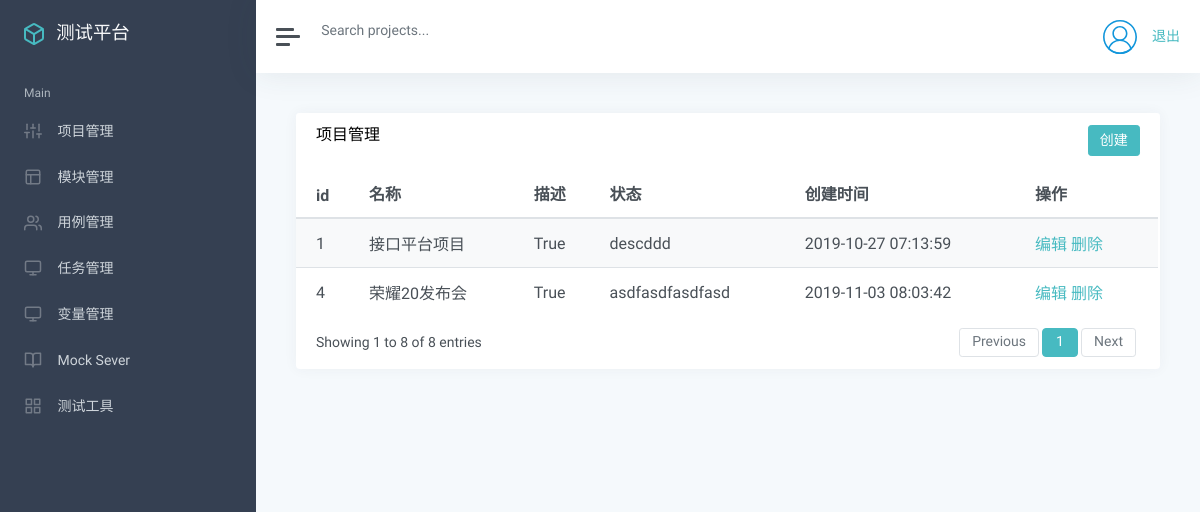
/manage/ (signed in), run on an earlier commit of the app's database.
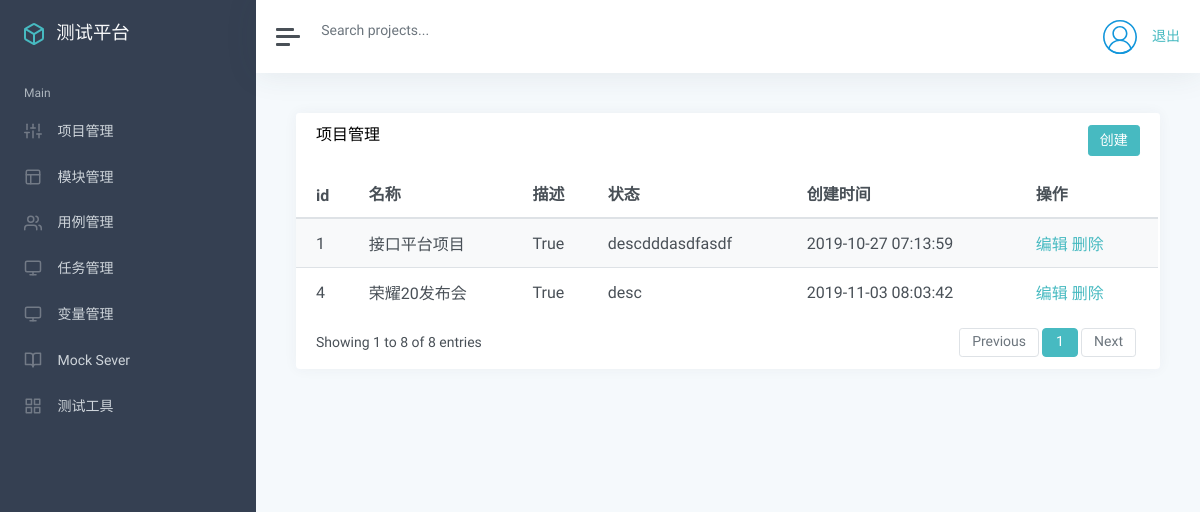
And on a later commit of the database.
### app_manage/models.py (models this page shows, shortened)
class Project(models.Model):
    name = models.CharField("名称", max_length=100, null=False, default="")
    describe = models.TextField("描述", default="")
    status = models.BooleanField("状态", default=True)
    update_time = models.DateTimeField("更新时间", auto_now=True)
    create_time = models.DateTimeField("创建时间", auto_now_add=True)

### app_manage/views/project_view.py (the view)
# urls.py: path('', project_view.list_project),
@login_required
def list_project(request):
    username = request.COOKIES.get('user', '')
    project_list = Project.objects.all()
    return render(request, "project/list.html", {"projects": project_list,
                                                 "user": username})

### templates/project/list.html (shortened to what this page needs)
{% extends "manage.html" %}
{% block manage %}
<div class="card flex-fill">
    <div class="card-header">
        <h5 class="card-title mb-0" style="float:left">项目管理</h5>
        <button onclick="add()" type="button" class="btn btn-primary" style="float:right">创建</button>
    </div>
    <div id="datatables-dashboard-traffic_wrapper" class="dataTables_wrapper dt-bootstrap4 no-footer">
        <div class="row">
            <div class="col-sm-12">
                <table id="datatables-dashboard-traffic" class="table table-striped my-0 dataTable no-footer"
                    role="grid" aria-describedby="datatables-dashboard-traffic_info">
                    <thead>
                        <tr role="row">
                            <th>id</th>
                            <th>名称</th>
                            <th>描述</th>
                            <th>状态</th>
                            <th>创建时间</th>
                            <th>操作</th>
                        </tr>
                    </thead>
                    <tbody>
                        {% for p in projects %}
                        <tr role="row" class="odd">
                            <td>{{ p.id }}</td>
                            <td>{{ p.name }}</td>
                            <td>{{ p.status }}</td>
                            <td>{{ p.describe }}</td>
                            <td>{{ p.create_time |date:"Y-m-d H:i:s"}}</td>
                            <td>
                                <a href="/manage/project_edit/{{p.id}}/">编辑</a>
                                <a href="/manage/project_delete/{{p.id}}/">删除</a>
                            </td>
                        </tr>
                        {% endfor %}
                    </tbody>
                </table>
            </div>
        </div>
        <div class="row">
            <div class="col-sm-12 col-md-5">
                <div class="dataTables_info" id="datatables-dashboard-traffic_info" role="status" aria-live="polite">
                    Showing 1 to 8 of 8 entries
                </div>
            </div>
            <div class="col-sm-12 col-md-7">
                <div class="dataTables_paginate paging_simple_numbers" id="datatables-dashboard-traffic_paginate">
                    <ul class="pagination">
                        <li class="paginate_button page-item previous disabled"
                            id="datatables-dashboard-traffic_previous">
                            <a href="#" aria-controls="datatables-dashboard-traffic" data-dt-idx="0" tabindex="0"
                                class="page-link">Previous</a>
                        </li>
                        <li class="paginate_button page-item active">
                            <a href="#" aria-controls="datatables-dashboard-traffic" data-dt-idx="1" tabindex="0"
                                class="page-link">1</a>
                        </li>
                        <li class="paginate_button page-item next disabled" id="datatables-dashboard-traffic_next">
                            <a href="#" aria-controls="datatables-dashboard-traffic" data-dt-idx="2" tabindex="0"
                                class="page-link">Next</a>
                        </li>
                    </ul>
                </div>
            </div>
        </div>
    </div>
</div>
{% endblock %}

What changed in the data, as far as the page shows it:
changed Project "接口平台项目": describe "descddd" → "descdddasdfasdf"
changed Project "荣耀20发布会": describe "asdfasdfasdfasd" → "desc"
